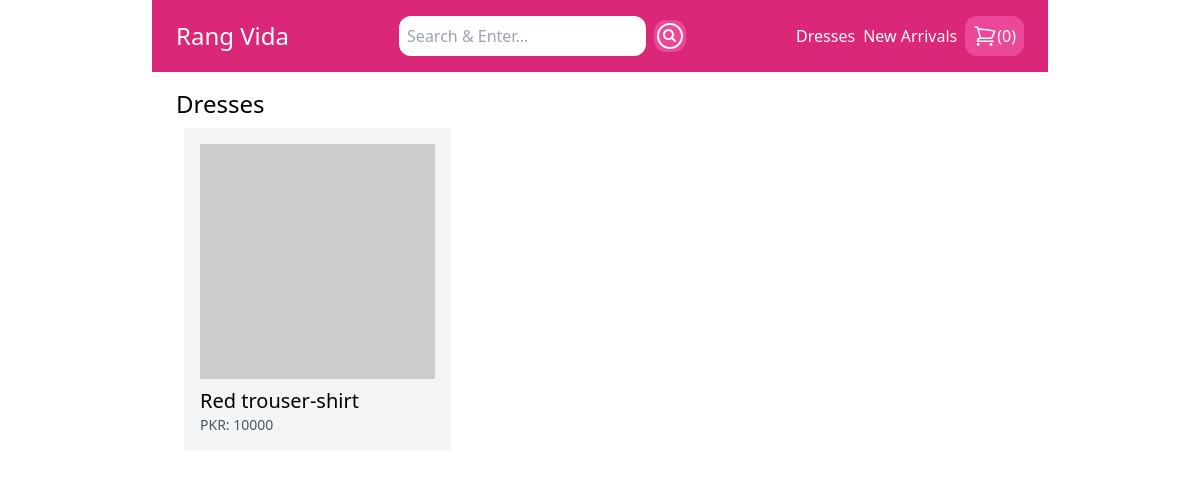
The app's page /Dresses/, older data.
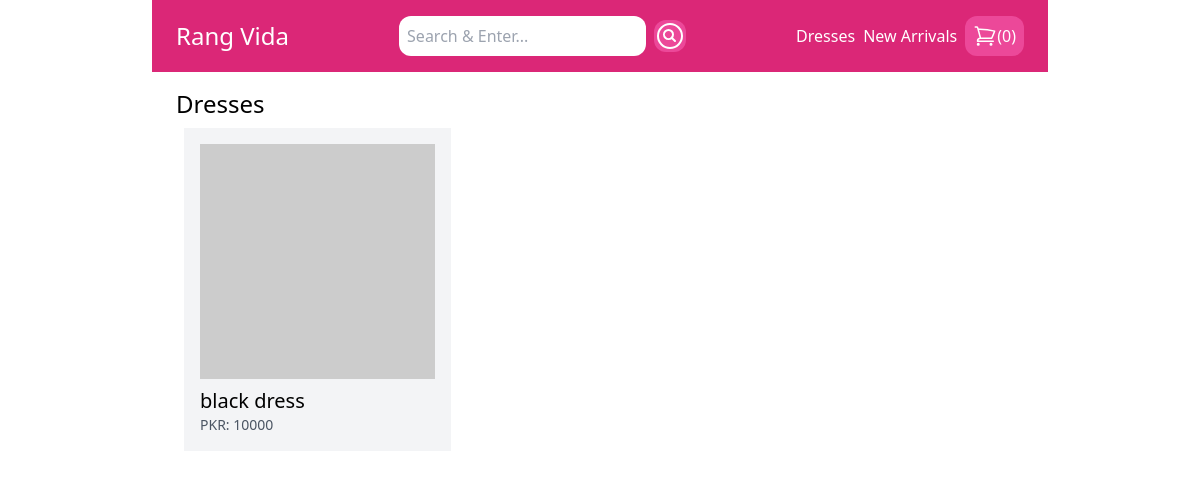
The same page, newer data.
### store/models.py (models this page shows, shortened)
class Category(models.Model):
    title = models.CharField(max_length=50)
    slug = models.SlugField(max_length=50)
    class Meta:
        verbose_name_plural = 'Categories'

class Product(models.Model):
    DRAFT = 'draft'
    AWAITING_APPROVAL = 'Waiting approval'
    ACTIVE = 'active'
    DELETED = 'deleted'
    STATUS_CHOICES = ((DRAFT, 'Draft'),
                      (AWAITING_APPROVAL,'Awaiting approval'),
                      (ACTIVE, 'Active'),
                      (DELETED, 'Deleted')
    )
    status = models.CharField(max_length=50, choices=STATUS_CHOICES, default=ACTIVE)
    user = models.ForeignKey(User, related_name='products', on_delete=models.CASCADE)
    category = models.ForeignKey(Category, related_name='products', on_delete=models.CASCADE)
    title = models.CharField(max_length=50)
    slug = models.SlugField(max_length=50)
    description = models.TextField(blank=True)
    price = models.IntegerField()
    image = models.ImageField(upload_to='uploads/product_images/', blank=True, null=True)
    thumbnail = models.ImageField(upload_to='uploads/product_images/thumbnail', blank=True, null=True)
    created_at = models.DateTimeField(auto_now_add=True)
    updated_at = models.DateTimeField(auto_now=True)
    class Meta:
        ordering = ('-created_at',)
    def get_display_price(self):
        return self.price
    def get_thumbnail(self):
        if self.thumbnail:
            return self.thumbnail.url
        else:
            if self.image:
                 self.thumbnail = self.make_thumbnail (self.image)
                 self.save()
                 return self.thumbnail.url
            else:
                return 'https://placehold.co/240x240'

### store/views.py (the view)
# urls.py: path('<slug:slug>/', views.category_detail, name='category_detail'),
def category_detail(request, slug):
    category = get_object_or_404(Category, slug=slug)
    products = category.products.filter(status=Product.ACTIVE)
    return render(request, 'store/category_detail.html', {'category': category, 'products': products})

### store/cart.py (called while the page is built)
    def __len__(self):
        return sum(item['quantity'] for item in self.cart.values())

### store/context_processors.py (called while the page is built)
def cart(request):
    return {'cart': Cart(request)}

### store/templatetags/menu.py (called while the page is built)
@register.inclusion_tag('core/menu.html')
def menu():
    categories = Category.objects.all()
    return {'categories': categories}

### store/Templates/store/category_detail.html (shortened to what this page needs)
{% extends 'core/base.html' %}
{% block content %}
    <h1 class="text-2xl">{{ category.title }}</h1>
    {% include 'store/partials/products.html' %}
{% endblock %}

### core/Templates/Core/menu.html (shortened to what this page needs)
{% for category in categories %}
    <a href="{% url 'category_detail' category.slug %}" class="text-white">{{ category.title }}</a>
{% endfor %}

### store/Templates/store/partials/products.html
<div class="flex flex-wrap">
    {% for product in products %}
         <div class="product w-1/3 p-2">
             <div class="p-4 bg-gray-100">
                 <a href="{% url 'product_detail' product.category.slug product.slug %}">
                 <div class="image mb-2">
                          <img src="{{ product.get_thumbnail }}" alt="image of {{ product.title }}">
                 </div>
                     <h2 class="text-xl">{{ product.title }}</h2>
                     <p class="text-sm text-gray-600">PKR: {{ product.get_display_price }}</p>
                 </a>
             </div>
         </div>
    {% endfor %}
</div>

Row changes from the older to the newer data that the page shows:
no longer on this page (row edited): Product: title "Red trouser-shirt", get_display_price "10000"
added Product: title "black dress", get_display_price "10000"
